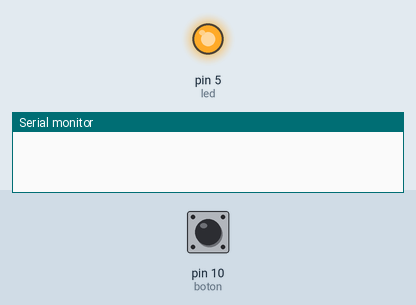
Recording of a sketch running on a simulated Arduino Uno, built with avr-gcc and run on an emulated ATmega328P. Parts: output pins drawn as LEDs (lit = HIGH), the last lines printed to the serial monitor. The test bench sets the inputs (shaded band); at power-on: pin 10 (boton) LOW.

Above: at 0.5 s.
At 9.7 s:
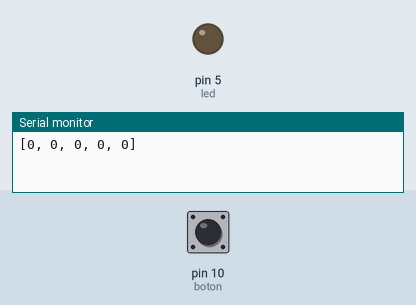
Timing chart, 0 to 16.3 s (numbered marks = the images above):
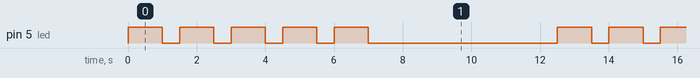

The sketch:

TP8.ino
```cpp
//      Ejercicio 8

#define led 5
#define boton 10

void setup()
{
  pinMode(led, OUTPUT);
  pinMode(boton, INPUT);

  Serial.begin(9600);
}

void loop()
{
  int vector[] = {0, 0, 0, 0, 0};
  for(int i = 0; i < (sizeof(vector)/sizeof(int)); i++)
  {
    digitalWrite(led, HIGH);
    delay(1000);
    int estado_boton = digitalRead(boton);
    digitalWrite(led, LOW);
    vector[i] = estado_boton;
    delay(500);
  }//for 1

  Serial.print("[");
  for(int i = 0; i < (sizeof(vector)/sizeof(int)); i++)
  {
    Serial.print(vector[i]);

    if(i != 4)
    {
      Serial.print(", ");
    }//if
    else
    {
      Serial.println("]");
    }//else
  }//for 2
  delay(5000);
}//loop
```

Measured:
- by itself, pin 5 (led): repeats every 12.5 s: 4 × (LOW 0.50 s, HIGH 1.0 s), LOW 5.5 s, HIGH 1.0 s
- by itself, everything shown: repeats every 12.5 s, in 10 steps
